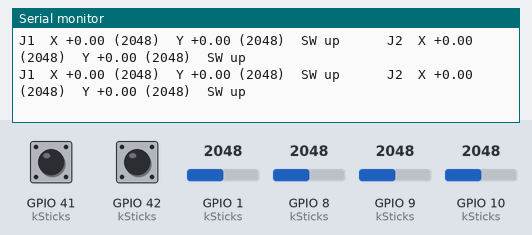
A sketch run on a simulated ESP32-S3. On the bench: the last lines printed to the serial monitor. The inputs (shaded band) are chosen by the test bench; at power-on: GPIO 1 (kSticks) = 2048, GPIO 8 (kSticks) = 2048, GPIO 9 (kSticks) = 2048, GPIO 10 (kSticks) = 2048, GPIO 41 (kSticks) HIGH, GPIO 42 (kSticks) HIGH (analog values on the 0–4095 scale).

Above: at 2.1 s.
2.2 s: GPIO 1 (kSticks) set to 1041
At 2.3 s:
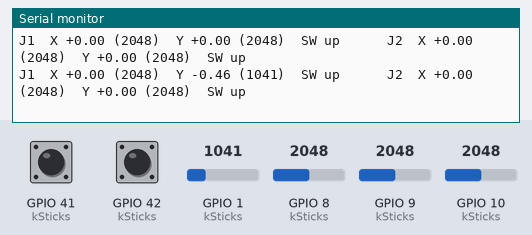
5.2 s: GPIO 1 (kSticks) set to 965
At 5.3 s:
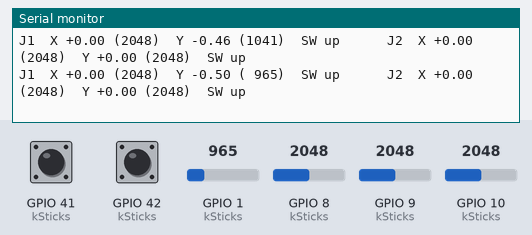
7.1 s: GPIO 8 (kSticks) set to 1052
At 7.1 s:
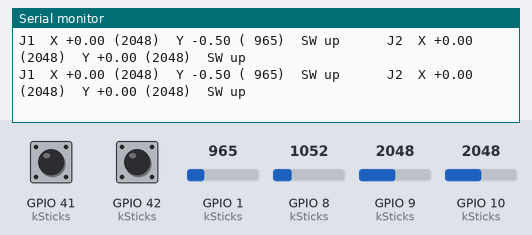
10.1 s: GPIO 8 (kSticks) set to 962
At 10.2 s:
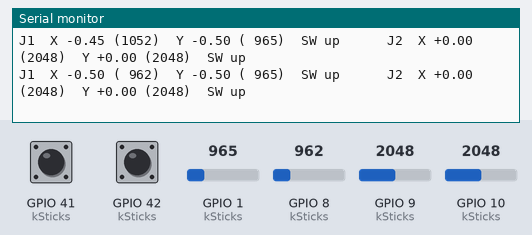

Measured:
- the behaviour switches between 1000 and 999 on GPIO 1 (kSticks) (found by bisection; images 1 and 2)
- the behaviour switches between 1000 and 999 on GPIO 8 (kSticks) (found by bisection; images 3 and 4)
- after the input at 2.2 s, the serial monitor: prints a new line after 0.10 s (image 1)
- after the input at 5.2 s, the serial monitor: prints a new line after 0.10 s (image 2)
- after the input at 10.1 s, the serial monitor: prints a new line after 0.10 s (image 4)

The sketch:

dual_joystick_s3.ino
```cpp
/*
 * dual_joystick_s3.ino — read two analog joystick modules (KY-023 style) on an
 * ESP32-S3 and print normalised axis values over serial.
 *
 * TARGET BOARD: Freenove ESP32-S3-WROOM CAM (N16R8). This is the bench-test
 * version, exploring a two-stick layout on the S3 before the controller build
 * committed to one stick on the classic ESP32. It was never carried forward
 * onto the S3 board — the classic-ESP32 counterpart that *was* built out is
 * controller-stage1-joystick.ino, one stick, different pins, same maths.
 * Kept here for reference, not superseded by it.
 *
 * WIRING (both modules share the 3.3 V and GND rails)
 *
 *   Module pin      Joystick 1      Joystick 2
 *   ----------      ----------      ----------
 *   GND             GND             GND
 *   +5V  (label)    3.3 V           3.3 V      <-- NOT 5 V. See below.
 *   VRx             GPIO 1          GPIO 10
 *   VRy             GPIO 8          GPIO 9
 *   SW              GPIO 41         GPIO 42
 *
 * DO NOT use GPIO 2 for an analog input on this board. The onboard blue LED
 * sits on that pin; above roughly 2.7 V it starts conducting and draws current
 * out of the pot wiper, which is a high-impedance source. The result is a
 * compressed, non-linear top end that looks like the stick running out of
 * travel early. GPIO 8 is ADC1, has no LED and is not a strapping pin.
 *
 * The module is two 10k pots wired across VCC. Whatever sits on VCC appears on
 * VRx/VRy at full deflection, and there is no series resistor to protect the
 * ADC pin. 5 V on VCC means 5 V into a 3.3 V input.
 *
 * DISCONNECT THE CAMERA RIBBON before running this. GPIO 9 and 10 are camera
 * data lines on this board. All four axes are deliberately on ADC1 (GPIO 1-10)
 * because ADC2 returns garbage whenever WiFi is active.
 *
 * BOARD SETTINGS
 *   Board           : ESP32S3 Dev Module
 *   PSRAM           : OPI PSRAM
 *   Flash Size      : 16MB (128Mb)
 *   USB CDC On Boot : Disabled — monitor on the UART bridge port
 */

#include <Arduino.h>
#include <math.h>

// ---------------------------------------------------------------- config ----

/* xPin / yPin are defined by OBSERVED motion, not by the module silkscreen.
 * The VRx/VRy labels describe the axes relative to the module's own
 * orientation, so rotating the module on the breadboard swaps them. Whichever
 * pot responds to left-right motion is X here, whatever the PCB calls it.
 *
 * invertX / invertY flip the sign so that right and up read positive. Which
 * way round a given pot is wired is arbitrary, so expect to set these by
 * experiment rather than by reasoning about it.
 */
struct JoystickPins {
  uint8_t xPin;
  uint8_t yPin;
  uint8_t swPin;
  bool    invertX;
  bool    invertY;
  const char *label;
};

static const JoystickPins kSticks[] = {
  // J1 X was moved to GPIO 8: GPIO 2 carries the onboard blue LED, which
  // conducts above ~2.7 V and loads the wiper, clamping the top of the range.
  {  8,  1, 41, false, false, "J1" },
  { 10,  9, 42, false, false, "J2" },
};

static const size_t kStickCount = sizeof(kSticks) / sizeof(kSticks[0]);

static const uint8_t  ADC_BITS        = 12;    // 0..4095
static const uint16_t ADC_MAX         = 4095;
static const uint8_t  OVERSAMPLE      = 8;     // samples averaged per read
static const uint16_t CAL_SAMPLES     = 64;    // samples taken at boot
static const float    DEADZONE        = 0.06f; // fraction of full travel
static const uint32_t PRINT_PERIOD_MS = 100;   // 10 Hz

// ----------------------------------------------------------------- state ----

struct StickCal {
  uint16_t xCentre;
  uint16_t yCentre;
};

static StickCal cal[kStickCount];
static uint32_t lastPrintMs = 0;

// --------------------------------------------------------------- helpers ----

// Cheap pots and the ESP32 ADC together give a few tens of counts of jitter.
// Averaging costs microseconds and removes most of it.
static uint16_t readAveraged(uint8_t pin) {
  uint32_t sum = 0;
  for (uint8_t i = 0; i < OVERSAMPLE; i++) {
    sum += (uint32_t)analogRead(pin);
  }
  return (uint16_t)(sum / OVERSAMPLE);
}

/* Map a raw reading to -1.0 .. +1.0 around a measured centre.
 *
 * Centre is almost never 2048. Mechanical tolerance and ADC nonlinearity put
 * it anywhere from roughly 1700 to 2300, and two sticks from the same bag will
 * differ. Scaling each side against its own span means full deflection still
 * reaches 1.0 in both directions on an off-centre stick.
 */
static float normalise(uint16_t raw, uint16_t centre) {
  float v;
  if (raw >= centre) {
    const uint16_t span = (ADC_MAX > centre) ? (uint16_t)(ADC_MAX - centre) : 1;
    v = (float)(raw - centre) / (float)span;
  } else {
    const uint16_t span = (centre > 0) ? centre : 1;
    v = -((float)(centre - raw) / (float)span);
  }

  if (v >  1.0f) v =  1.0f;
  if (v < -1.0f) v = -1.0f;

  // Rescale outside the deadzone so there is no discontinuity at its edge.
  // Without this the stick appears to jump as it leaves centre.
  if (fabsf(v) < DEADZONE) return 0.0f;
  const float sign = (v > 0.0f) ? 1.0f : -1.0f;
  return sign * (fabsf(v) - DEADZONE) / (1.0f - DEADZONE);
}

static void calibrate() {
  Serial.println("Calibrating — do not touch the sticks...");
  delay(500);

  for (size_t i = 0; i < kStickCount; i++) {
    uint32_t xSum = 0, ySum = 0;
    for (uint16_t s = 0; s < CAL_SAMPLES; s++) {
      xSum += (uint32_t)analogRead(kSticks[i].xPin);
      ySum += (uint32_t)analogRead(kSticks[i].yPin);
      delay(2);
    }
    cal[i].xCentre = (uint16_t)(xSum / CAL_SAMPLES);
    cal[i].yCentre = (uint16_t)(ySum / CAL_SAMPLES);

    Serial.printf("  %s centre: X=%u  Y=%u\n",
                  kSticks[i].label, cal[i].xCentre, cal[i].yCentre);
  }
  Serial.println();
}

// ----------------------------------------------------------------- setup ----

void setup() {
  Serial.begin(115200);
  while (!Serial && millis() < 3000) { delay(10); }
  delay(200);

  analogReadResolution(ADC_BITS);

  // Full-scale attenuation so the usable input range covers roughly 0-3.3 V.
  // Without it the ADC saturates near 1.1 V and the sticks look like they hit
  // their limit a third of the way through their travel.
  analogSetAttenuation(ADC_11db);

  for (size_t i = 0; i < kStickCount; i++) {
    pinMode(kSticks[i].swPin, INPUT_PULLUP);
  }

  Serial.println();
  Serial.println("=== Dual joystick monitor (ESP32-S3) ===");
  Serial.printf("Resolution: %u-bit (0-%u)\n", ADC_BITS, ADC_MAX);
  Serial.println("Camera ribbon must be disconnected — GPIO 9/10 are shared.");
  Serial.println();

  calibrate();
  Serial.println("Ready. Axis values run -1.00 to +1.00.");
  Serial.println();
}

// ------------------------------------------------------------------ loop ----

void loop() {
  const uint32_t now = millis();
  if ((now - lastPrintMs) < PRINT_PERIOD_MS) return;
  lastPrintMs = now;

  for (size_t i = 0; i < kStickCount; i++) {
    const uint16_t rawX = readAveraged(kSticks[i].xPin);
    const uint16_t rawY = readAveraged(kSticks[i].yPin);

    float x = normalise(rawX, cal[i].xCentre);
    float y = normalise(rawY, cal[i].yCentre);
    if (kSticks[i].invertX) x = -x;
    if (kSticks[i].invertY) y = -y;

    const bool pressed = (digitalRead(kSticks[i].swPin) == LOW);

    // Raw counts are printed alongside the normalised value so a stuck or
    // miswired channel is obvious at a glance.
    Serial.printf("%s  X %+.2f (%4u)  Y %+.2f (%4u)  SW %s    ",
                  kSticks[i].label, x, rawX, y, rawY,
                  pressed ? "DOWN" : "up  ");
  }
  Serial.println();
}
```
